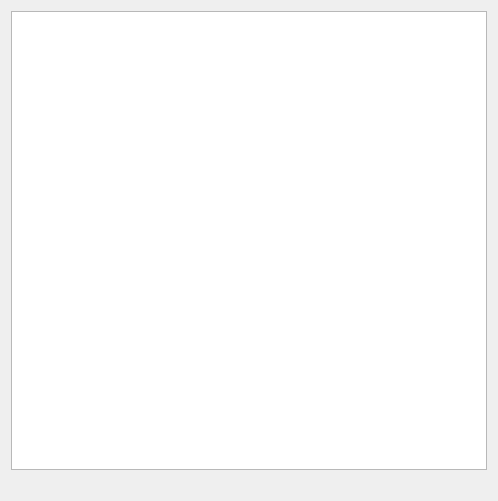
<?xml version="1.0" encoding="UTF-8"?>
<ui version="4.0">
 <class>ControlsHolderWidget</class>
 <widget class="QWidget" name="ControlsHolderWidget">
  <property name="geometry">
   <rect>
    <x>0</x>
    <y>0</y>
    <width>498</width>
    <height>501</height>
   </rect>
  </property>
  <property name="minimumSize">
   <size>
    <width>0</width>
    <height>0</height>
   </size>
  </property>
  <property name="windowTitle">
   <string>All Features Window</string>
  </property>
  <layout class="QGridLayout" name="gridLayout">
   <property name="sizeConstraint">
    <enum>QLayout::SetMaximumSize</enum>
   </property>
   <item row="0" column="0">
    <widget class="QListWidget" name="m_ControlsList">
    </widget>
   </item>
   <item row="1" column="0">
    <widget class="QLabel" name="m_DescriptionLabel">
     <property name="text">
      <string/>
     </property>
     <property name="wordWrap">
      <bool>true</bool>
     </property>
    </widget>
   </item>
  </layout>
 </widget>
 <resources/>
 <connections/>
</ui>
